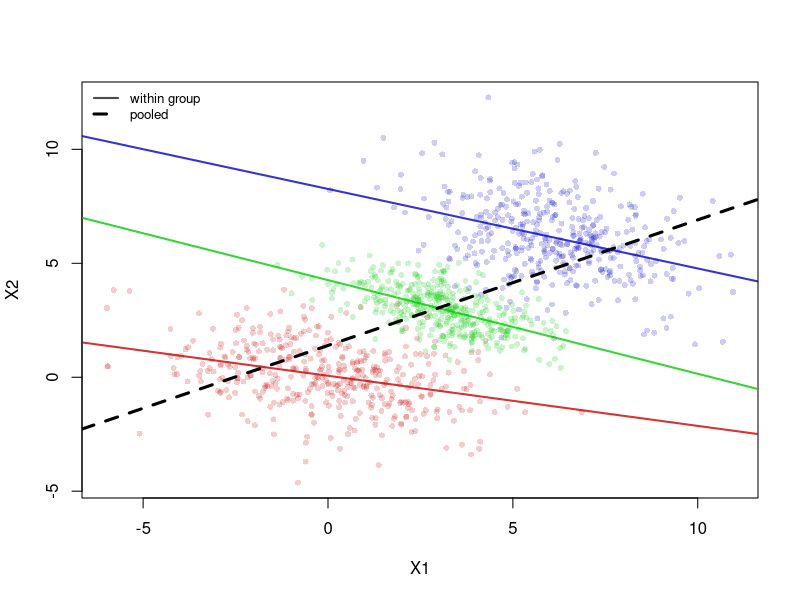
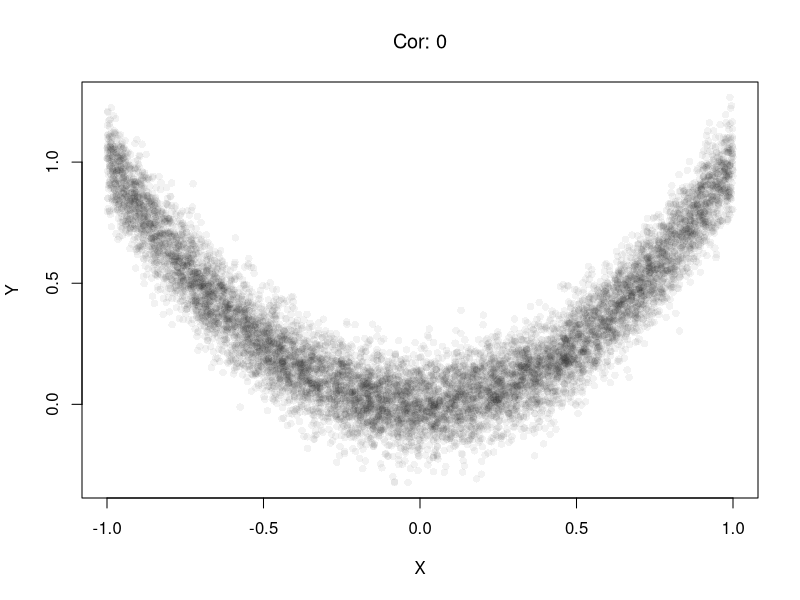
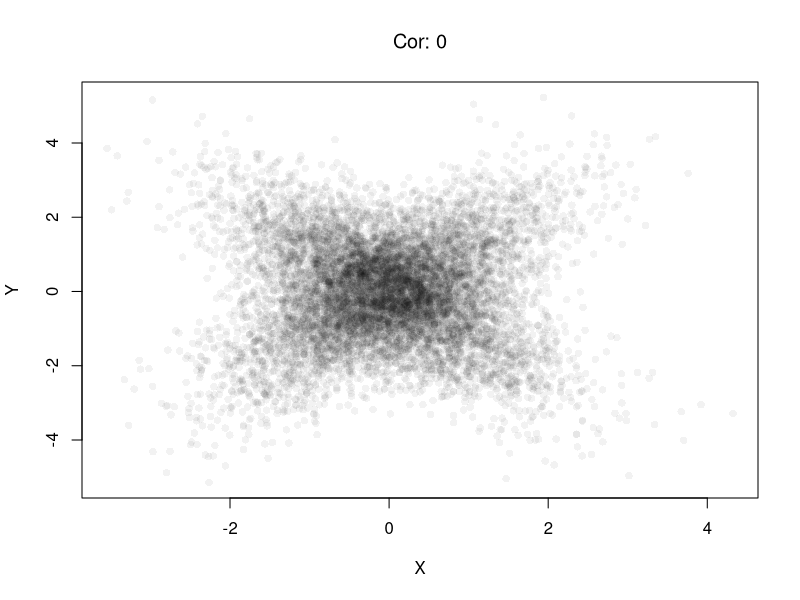
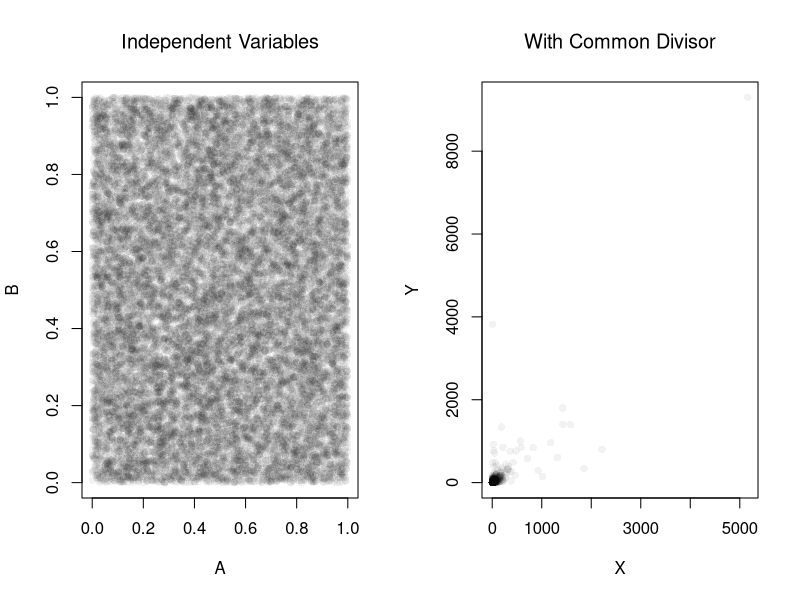
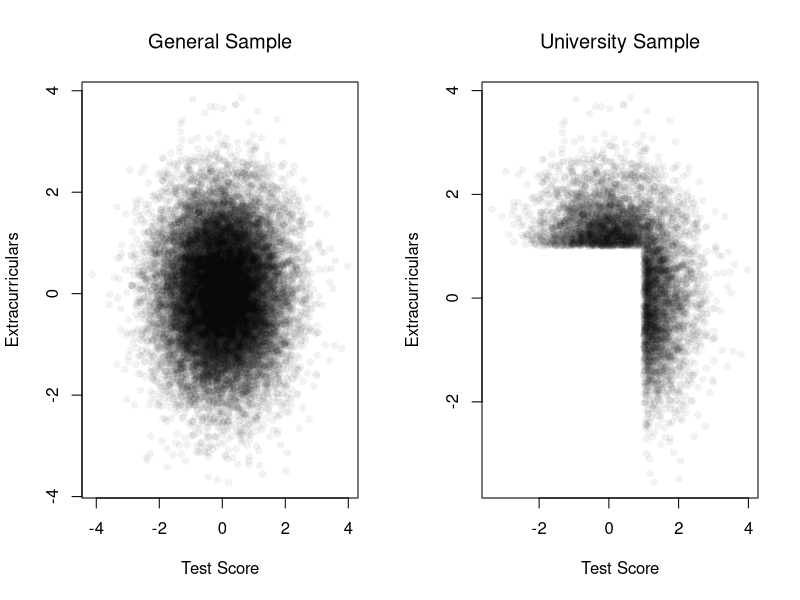
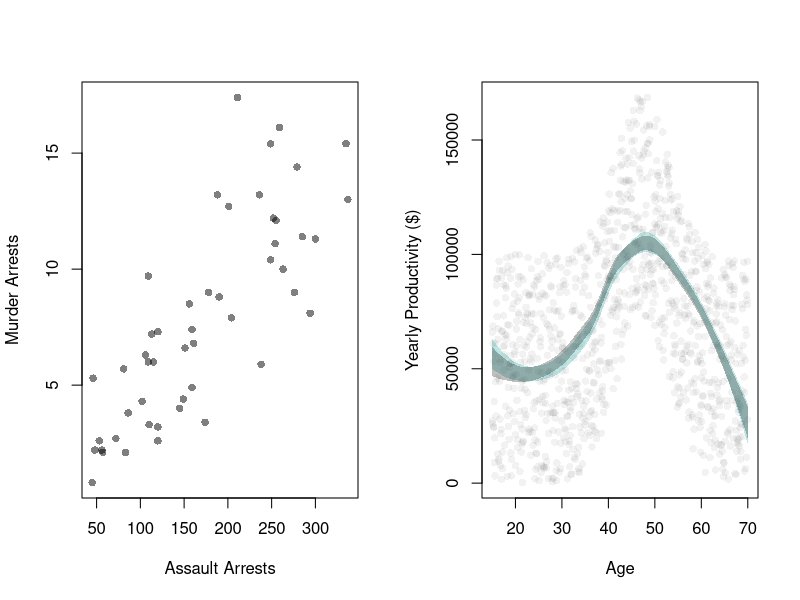
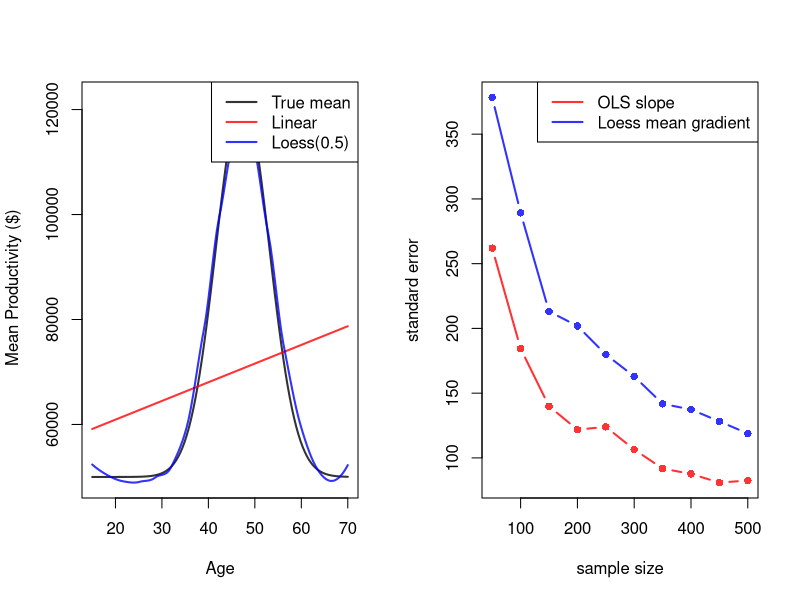
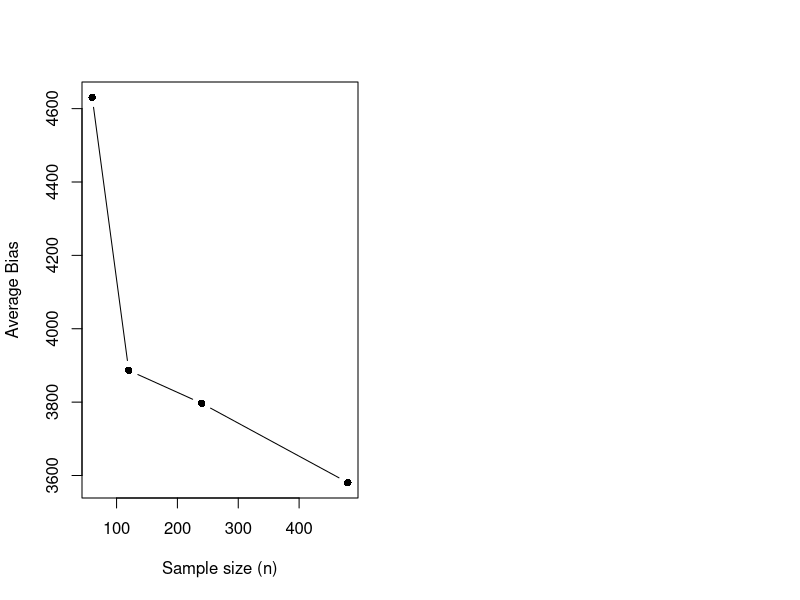

These figures' R source, in order:
## ---- chunk 1
UCBAdmissions
## ---- chunk 2
set.seed(5)
library(mvtnorm)
N <- 400
### Group 1
mu1    <- c(0, 0)
sigma1 <- rbind(c(4, -0.9), c(-0.9, 2) )
g1     <- data.frame(rmvnorm(n=N, mu1, sigma1), Group=1)
### Group 2
mu2    <- c(3, 3)
sigma2 <- rbind(c(2, -0.9), c(-0.9, 1) )
g2     <- data.frame(rmvnorm(n=N, mu2, sigma2), Group=2)
### Group 3
mu3    <- c(6, 6)
sigma3 <- rbind(c(3, -0.9), c(-0.9, 3) )
g3     <- data.frame(rmvnorm(n=N, mu3, sigma3), Group=3)

## Combined Data (Initially Observed)
df_agg <- rbind(g1, g2, g3)
df_agg <- df_agg[order(df_agg$X1), ]

## Scatterplot, colored by group
pt_cols <- c(rgb(.8, 0, 0, .2), rgb(0, .8, 0, .2), rgb(0, 0, .8, .2))
plot(X2 ~ X1, df_agg, pch=16, col=pt_cols[df_agg$Group], cex=.8,
    main=NA, xlab='X1', ylab='X2')

# Within-group regression lines are negative.
ln_cols <- c(rgb(.8, 0, 0, .8), rgb(0, .8, 0, .8), rgb(0, 0, .8, .8))
for (g in seq_len(3)) {
    abline(
        lm(X2 ~ X1, data=df_agg[df_agg$Group == g, ]),
        col=ln_cols[g], lwd=2)
}

# The pooled regression line is positive.
abline(lm(X2 ~ X1, data=df_agg), lwd=3, lty=2)
legend('topleft', bty='n', cex=.8,
    legend=c('within group', 'pooled'),
    lwd=c(2, 3), lty=c(1, 2), col=c(grey(0, .7), 'black'))
## ---- chunk 3
set.seed(123)
n <- 10000

# X causes Y via Y = X^2 + noise
X <- runif(n, min = -1, max = 1)
epsilon <- rnorm(n, mean = 0, sd = 0.1)
Y <- X^2 + epsilon  # clear causal effect of X on Y
plot(X, Y, pch=16, col=grey(0, .05),
    main=NA, xlab='X', ylab='Y')

# Correlation over the entire range
title( paste0('Cor: ', round( cor(X, Y), 1) ) ,
    font.main=1)
## ---- chunk 4
# Heterogeneous Effects
X <- rnorm(n) # Randomized 'treatment'

# Heterogeneous effects based on group
group <- rbinom(n, size = 1, prob = 0.5)
epsilon <- rnorm(n, mean = 0, sd = 1)
Y <- ifelse(group == 1,
            X + epsilon,   # positive effect
            -X + epsilon)  # negative effect
plot(X, Y, pch=16, col=grey(0, .05),
    main=NA, xlab='X', ylab='Y')

# Correlation in the pooled sample
title( paste0('Cor: ', round( cor(X, Y), 1) ),
    font.main=1 )
## ---- chunk 5
set.seed(123)
n <- 20000

# Independent components
A <- runif(n)
B <- runif(n)
C <- runif(n)
par(mfrow=c(1, 2))
plot(A, B, pch=16, col=grey(0, .05),
    main=NA, xlab='A', ylab='B')
title('Independent Variables', font.main=1)

# Ratios with a shared denominator
X <- A / C
Y <- B / C
plot(X, Y, pch=16, col=grey(0, .05),
    main=NA, xlab='X', ylab='Y')
title('With Common Divisor', font.main=1)

# Correlation
cor(X, Y)
## ---- chunk 6

# Independent traits in the population
test_score        <- rnorm(n, mean = 0, sd = 1)
extracurriculars  <- rnorm(n, mean = 0, sd = 1)

# Selection above thresholds
threshold <- 1.0
admitted <- (test_score > threshold) | (extracurriculars > threshold)
mean(admitted)  # admission rate

par(mfrow = c(1, 2))
# Full population
plot(test_score, extracurriculars,
     pch=16, col=grey(0, .05),
     main=NA, xlab='Test Score', ylab='Extracurriculars')
title('General Sample', font.main=1)
# Admitted only
plot(test_score[admitted], extracurriculars[admitted],
     pch=16, col=grey(0, .05),
     main=NA, xlab='Test Score', ylab='Extracurriculars')
title('University Sample', font.main=1)
# Correlation among admitted applicants only
cor(test_score[admitted], extracurriculars[admitted])
## ---- chunk 7
plot(Murder ~ Assault, USArrests, pch=16, col=grey(0, .5),
    main=NA, xlab='Assault Arrests', ylab='Murder Arrests')
## ---- chunk 8
## Ages
Xmx <- 70
Xmn <- 15

##Generate Sample Data
dat_sim <- function(n=1000){
    X <- seq(Xmn, Xmx, length.out=n)
    ## Random Productivity
    e <- runif(n, 0, 1E6)
    beta <-  1E-10*exp(1.4*X -.015*X^2)
    Y    <-  (beta*X + e)/10
    return(data.frame(Y, X))
}
dat0 <- dat_sim(1000)
dat0 <- dat0[order(dat0[, 'X']), ]

## Data from one sample
plot(Y ~ X, data=dat0, pch=16, col=grey(0, .05),
    main=NA, ylab='Yearly Productivity ($)', xlab='Age' )
reg_lo <- loess(Y ~ X, data=dat0, span=.8)

## Plot Bootstrap CI for Single Sample
pred_design <- data.frame(X=seq(Xmn, Xmx))
preds_lo <- predict(reg_lo, newdata=pred_design)
boot_lo <- matrix(NA, nrow=nrow(pred_design), ncol=399)
for (b in 1:399) {
    dat0_i <- dat0[sample(nrow(dat0), replace=TRUE), ]
    reg_i <- loess(Y ~ X, data=dat0_i, span=.8)
    boot_lo[, b] <- predict(reg_i, newdata=pred_design)
}
boot_cb <- apply(boot_lo, 1, quantile,
    probs=c(.025, .975), na.rm=TRUE)
polygon(
    c(pred_design[[1]], rev(pred_design[[1]])),
    c(boot_cb[1, ], rev(boot_cb[2, ])),
    col=hcl.colors(3, alpha=.25)[2],
    border=NA)

# Construct CI across Multiple Samples
sample_lo <- matrix(NA, nrow=nrow(pred_design), ncol=399)
for (b in 1:399) {
    xy_b <- dat_sim(1000) #Entirely new sample
    reg_b <- loess(Y ~ X, data=xy_b, span=.8)
    sample_lo[, b] <- predict(reg_b, newdata=pred_design)
}
ci_lo <- apply(sample_lo, 1, quantile,
    probs=c(.025, .975), na.rm=TRUE)
polygon(
    c(pred_design[[1]], rev(pred_design[[1]])),
    c(ci_lo[1, ], rev(ci_lo[2, ])),
    col=grey(0, alpha=.25),
    border=NA)
## ---- chunk 9
set.seed(123)

## Shared parameters used by Bias and Variance
B        <- 300
n_bias   <- 200
Nseq     <- seq(50, 500, by=50)
span_lo  <- 0.5
true_m   <- function(x) (1E-10*exp(1.4*x - .015*x^2)*x + 5E5) / 10
x0       <- seq(Xmn, Xmx, length.out=120)
m0       <- true_m(x0)
pred_design <- data.frame(X=x0)

## Storage for Bias predictions (filled via <<- when n == n_bias)
pred_lm_bias <- matrix(NA_real_, nrow=length(x0), ncol=B)
pred_lo_bias <- matrix(NA_real_, nrow=length(x0), ncol=B)

## One sweep: gradient SEs across all n, plus bias predictions at n_bias
SE <- matrix(NA, nrow=2, ncol=length(Nseq))
for (ni in seq_along(Nseq)) {
    n <- Nseq[ni]
    stats <- matrix(NA, nrow=2, ncol=B)
    for (b in 1:B) {
        dat_b  <- dat_sim(n)
        fit_lm <- lm(Y ~ X, data=dat_b)
        fit_lo <- loess(Y ~ X, data=dat_b, span=0.8)
        grad_lo <- diff(predict(fit_lo))/diff(dat_b[, 'X'])
        if(n == n_bias){
            pred_lm_bias[, b] <- predict(fit_lm, newdata=pred_design)
            fit_lo_b <- loess(Y ~ X, data=dat_b, span=span_lo)
            pred_lo_bias[, b] <- predict(fit_lo_b, newdata=pred_design)
        }
        stats[, b] <- c(coef(fit_lm)[2], mean(grad_lo, na.rm=TRUE))
    }
    SE[, ni] <- apply(stats, 1, sd)
}
## ---- chunk 10
m_lm <- rowMeans(pred_lm_bias, na.rm=TRUE)
m_lo <- rowMeans(pred_lo_bias, na.rm=TRUE)

y_rng <- range(c(m0, m_lm, m_lo), na.rm=TRUE)
plot(x0, m0, type='l', lwd=2, col=rgb(0, 0, 0, .8), ylim=y_rng,
  xlab='Age', ylab=' Mean Productivity ($)', main=NA)
lines(x0[is.finite(m_lm)], m_lm[is.finite(m_lm)], lwd=2, col=rgb(1, 0, 0, .8))
lines(x0[is.finite(m_lo)], m_lo[is.finite(m_lo)], lwd=2, col=rgb(0, 0, 1, .8))
legend('topright', lty=1, lwd=2, col=c(rgb(0, 0, 0, .8), rgb(1, 0, 0, .8), rgb(0, 0, 1, .8)),
  legend=c('True mean',
    'Linear',
    paste0('Loess(', span_lo, ')')
))
## ---- chunk 11
cols <- c(rgb(1, 0, 0, .8), rgb(0, 0, 1, .8))
matplot(Nseq, t(SE), type='b', pch=16,
    lty=1, lwd=2, col=cols,
    ylab='standard error', xlab='sample size',
    main=NA)
legend('topright',
    lty=1, lwd=2, col=cols,
    legend=c('OLS slope', 'Loess mean gradient'))
## ---- chunk 12
# Bias functions
mean_pred <- function(P) rowMeans(P, na.rm=TRUE)
avg_bias2 <- function(P) mean( (mean_pred(P) - m0)^2, na.rm=TRUE)

# Variance
var_pred <- function(P) apply(P, 1, var, na.rm=TRUE)
avg_var   <- function(P) mean(var_pred(P), na.rm=TRUE)

metrics <- rbind(
  c(avg_bias2(pred_lm_bias),  avg_var(pred_lm_bias)),
  c(avg_bias2(pred_lo_bias),  avg_var(pred_lo_bias))
)
colnames(metrics) <- c('Avg Bias^2', 'Avg Variance')
rownames(metrics) <- c('Linear', 'Loess')
round(metrics, 4)
## ---- chunk 13
n <- c(100, 10000)
h_n <- n^(-1/5)
rbind(h_n=round(h_n, 3), n_times_h=round(n*h_n, 1))
## ---- chunk 14
set.seed(42)

x0_target <- 40  # mid-career age
n_grid <- c(60, 120, 240, 480)
R <- 120

avg_abs_err <- numeric(length(n_grid))
for (ni in seq_along(n_grid)) {
  n <- n_grid[ni]
  span_n <- min(0.9, 1.8*n^(-1/4)) # shrinks with n
  errs <- replicate(R, {
    dat_b <- dat_sim(n)
    fit <- loess(Y ~ X, data=dat_b, span=span_n, degree=1)
    mhat <- predict(fit, newdata=data.frame(X=x0_target))
    abs(mhat - true_m(x0_target))
  })
  avg_abs_err[ni] <- mean(errs, na.rm=TRUE)
}

plot(n_grid, avg_abs_err, type='b', pch=16,
     xlab='Sample size (n)',
     ylab='Average Bias',
     main=NA)
